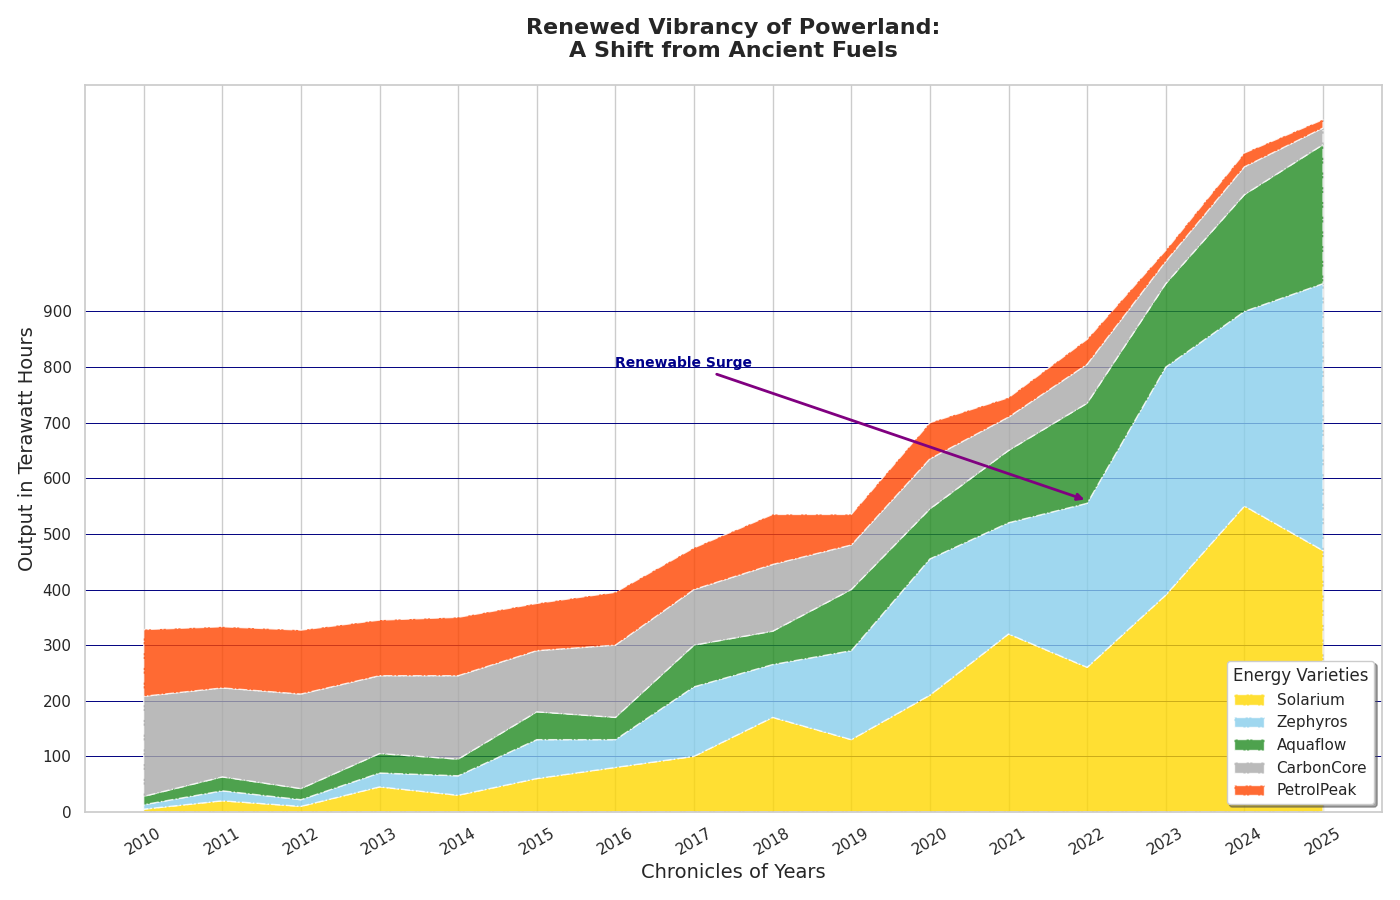

Here is the Python script that generated this plot:
import matplotlib.pyplot as plt
import numpy as np

years = np.arange(2010, 2026)

# Manually altered data points within each energy type to keep original dimensions
solar_energy = [5, 20, 10, 45, 30, 60, 80, 100, 170, 130, 210, 320, 260, 390, 550, 470]
wind_energy = [8, 18, 12, 25, 35, 70, 50, 125, 95, 160, 245, 200, 295, 410, 350, 480]
hydro_energy = [15, 25, 20, 35, 30, 50, 40, 75, 60, 110, 90, 130, 180, 150, 210, 250]
coal_energy = [180, 160, 170, 140, 150, 110, 130, 100, 120, 80, 90, 60, 70, 40, 50, 30]
oil_energy = [120, 110, 115, 100, 105, 85, 95, 75, 90, 55, 65, 35, 45, 20, 25, 15]

stacked_data = np.vstack([solar_energy, wind_energy, hydro_energy, coal_energy, oil_energy])

colors = ['#FFD700', '#87CEEB', '#228B22', '#A9A9A9', '#FF4500']

plt.figure(figsize=(14, 9))

plt.stackplot(years, stacked_data, labels=['Solarium', 'Zephyros', 'Aquaflow', 'CarbonCore', 'PetrolPeak'], 
              colors=colors, alpha=0.8, linestyle='-.')

plt.title('Renewed Vibrancy of Powerland:\nA Shift from Ancient Fuels', fontsize=16, weight='bold', pad=20)
plt.xlabel('Chronicles of Years', fontsize=14)
plt.ylabel('Output in Terawatt Hours', fontsize=14)
plt.legend(loc='lower right', title='Energy Varieties', fontsize=11, frameon=True, shadow=True)

plt.xticks(years, rotation=30)
plt.yticks(np.arange(0, 1000, 100))

plt.grid(axis='y', linestyle='-', color='navy', linewidth=0.7)

plt.annotate('Renewable Surge', xy=(2022, 560), xytext=(2016, 800),
             arrowprops=dict(arrowstyle='-|>', color='purple', lw=2), fontsize=10, weight='bold', color='darkblue')

plt.tight_layout()

plt.show()
